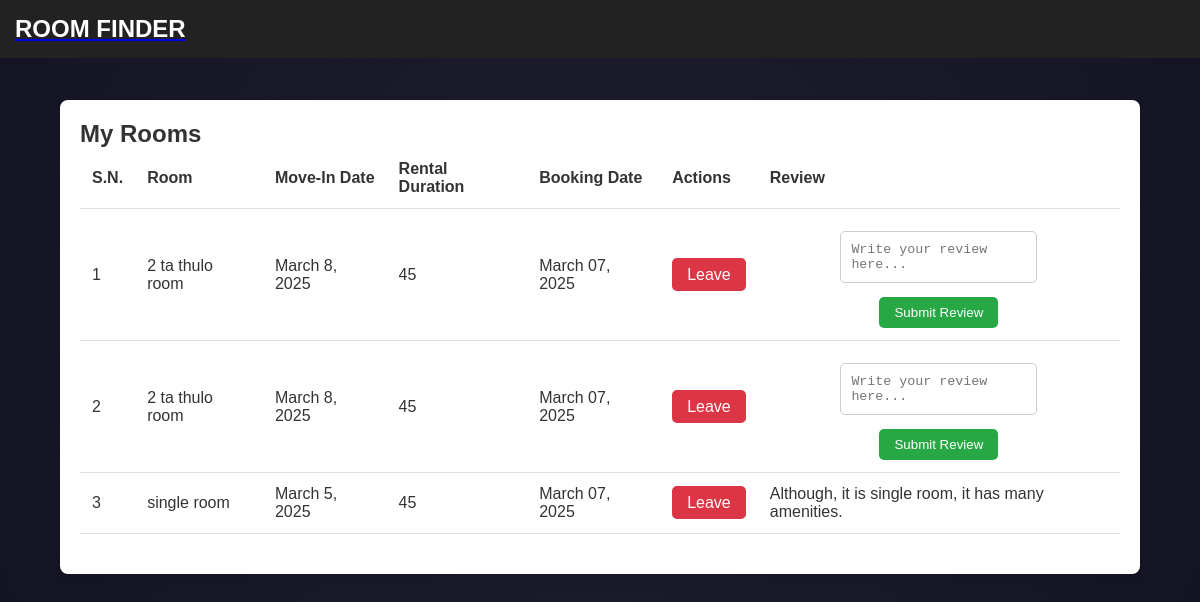
The app's page /renter/view_rooms (signed in) with its own data.
### Renter/models.py (models this page shows, shortened)
class Booking(models.Model):
    PENDING = 'Pending'
    APPROVED = 'Approved'
    REJECTED = 'Rejected'
    STATUS_CHOICES = [
        (PENDING, 'Pending'),
        (APPROVED, 'Approved'),
        (REJECTED, 'Rejected'),
    ]
    room = models.ForeignKey(Room, on_delete=models.CASCADE, related_name='bookings')
    renter = models.ForeignKey(Renter, on_delete=models.CASCADE, related_name='bookings')
    booking_date = models.DateTimeField(auto_now_add=True, null=True)
    move_in_date = models.DateField()
    status = models.CharField(max_length=10, choices=STATUS_CHOICES, default=PENDING, null=True)
    rental_duration = models.CharField(help_text="Duration in months", max_length=40)
    payment_status = models.BooleanField(default=False)
    approved = models.BooleanField(default=False, null=True)
    payment_amount = models.DecimalField(max_digits=10, decimal_places=2, default=0.00, null=True)  # New field for payment amount

class Review(models.Model):
    renter = models.ForeignKey(Renter, on_delete=models.CASCADE, null=True)
    room = models.ForeignKey(Room, on_delete=models.CASCADE, related_name="reviews", null=True)
    name = models.CharField(max_length=50, null=True)
    email = models.EmailField(null=True)
    comment = models.TextField()
    created_on = models.DateTimeField(auto_now_add=True)

### Landlord/models.py (models this page shows, shortened)
class Room(models.Model):
    ROOM_TYPE = [
        ('Single', 'Single'),
        ('Double', 'Double'),
        ('Flat', 'Flat'),
    ]
    owner = models.ForeignKey(Landlord, on_delete=models.CASCADE, null=True)
    title = models.CharField(max_length=255)
    price = models.DecimalField(max_digits=10, decimal_places=2)
    location = models.CharField(max_length=255)
    description = models.TextField()
    room_type = models.CharField(choices=ROOM_TYPE, max_length=10, null=True, default="Single")
    is_available = models.BooleanField(default=True)
    image = models.ManyToManyField('RoomImage', related_name='rooms')
    total_booked_amount = models.DecimalField(max_digits=10, decimal_places=2, default=0.00, null=True)

### Renter/views.py (the view, shortened to what this page needs)
# urls.py: path('view_rooms', view_rooms, name="view_rooms"),
@login_required
def view_rooms(request):
    bookings = Booking.objects.filter(renter=request.user.renter).exclude(status='Rejected').select_related("room")
    return render(request, "renter/view_rooms.html", {"bookings": bookings})

### ROOM_FINDER/templates/renter/view_rooms.html (shortened to what this page needs)
  <!DOCTYPE html>
<html lang="en">
  <head>
    <link rel="stylesheet" href="https://cdnjs.cloudflare.com/ajax/libs/font-awesome/6.4.2/css/all.min.css" />
  </head>
  <body>
    <header>
      <a href="{% url "renter_home" %}">
        <div class="logo">Room Finder</div>
      </a>
    </header>
    <div class="container">
      <h2>My Rooms</h2>
      {% if bookings %}
      <table>
        <thead>
          <tr>
            <th>S.N.</th>
            <th>Room</th>
            <th>Move-In Date</th>
            <th>Rental Duration</th>
            <th>Booking Date</th>
            <th>Actions</th>
            <th>Review</th>
          </tr>
        </thead>
        <tbody>
          {% for booking in bookings %}
          <tr>
            <td>{{ forloop.counter }}</td>
            <td>{{ booking.room.title }}</td>
            <td>{{ booking.move_in_date }}</td>
            <td>{{ booking.rental_duration }}</td>
            <td>{{ booking.booking_date|date:"F d, Y" }}</td>
            <td>
              <a href="{% url 'cancel_booking' booking.id %}" class="btn btn-cancel" onclick="return confirm('Are you sure you want to leave this booking?');">
                Leave
              </a>
            </td>
            <td>
                <div class="review-container">
                  {% with booking.room.reviews.first as review %}
                    {% if review %}
                      <p>{{ review.comment }}</p>
                    {% else %}
                      <form id="reviewForm" method="POST" action="{% url 'submit_review' booking.room.id %}">
                        <textarea name="review_content" placeholder="Write your review here..." required></textarea>
                        <div class="submit-review">
                          <button type="submit">Submit Review</button>
                        </div>
                      </form>
                    {% endif %}
                  {% endwith %}
                </div>
              </td>
          </tr>
          {% endfor %}
        </tbody>
      </table>
      {% else %}
      <p class="no-bookings">No Room found.</p>
      {% endif %}
    </div>
  </body>
</html>

### ROOM_FINDER/templates/renter/view_rooms.html (style rules this page uses)
* { margin: 0; padding: 0; box-sizing: border-box; }
body { font-family: "Arial", sans-serif; background: radial-gradient(circle, #1e1e2f, #141423); color: #333; }
header { background: #222; color: #fff; padding: 15px; text-align: left; position: fixed; width: 100%; top: 0; left: 0; z-index: 1000; }
header .logo { font-size: 24px; font-weight: bold; color: white; text-transform: uppercase; }
.container { width: 90%; margin: 30px auto; margin-top: 100px; background-color: #fff; padding: 20px; border-radius: 8px; box-shadow: 0 4px 8px rgba(0, 0, 0, 0.1); }
table { width: 100%; border-collapse: collapse; margin-bottom: 20px; }
th, td { padding: 12px; text-align: left; border-bottom: 1px solid #ddd; }
.btn { background-color: #007bff; color: #fff; padding: 8px 15px; text-decoration: none; border-radius: 5px; }
.btn-cancel { background-color: #dc3545; }
td { vertical-align: middle; }
.review-container { display: flex; flex-direction: column; align-items: center; gap: 5px; }
textarea { width: 100%; padding: 10px; margin-top: 10px; border: 1px solid #ccc; border-radius: 5px; max-width: 250px; min-height: 50px; resize: none; }
.submit-review { margin-top: 10px; width: 100%; text-align: center; }
.submit-review button { padding: 8px 15px; background-color: #28a745; color: #fff; width: auto; border: none; border-radius: 5px; }

### records on screen
Booking: room "2 ta thulo room", move_in_date "March 8, 2025", rental_duration "45", booking_date "March 07, 2025"
Booking: room "2 ta thulo room", move_in_date "March 8, 2025", rental_duration "45", booking_date "March 07, 2025"
Booking: room "single room", move_in_date "March 5, 2025", rental_duration "45", booking_date "March 07, 2025", room.reviews.first.comment "Although, it is single room, it has many amenities."
